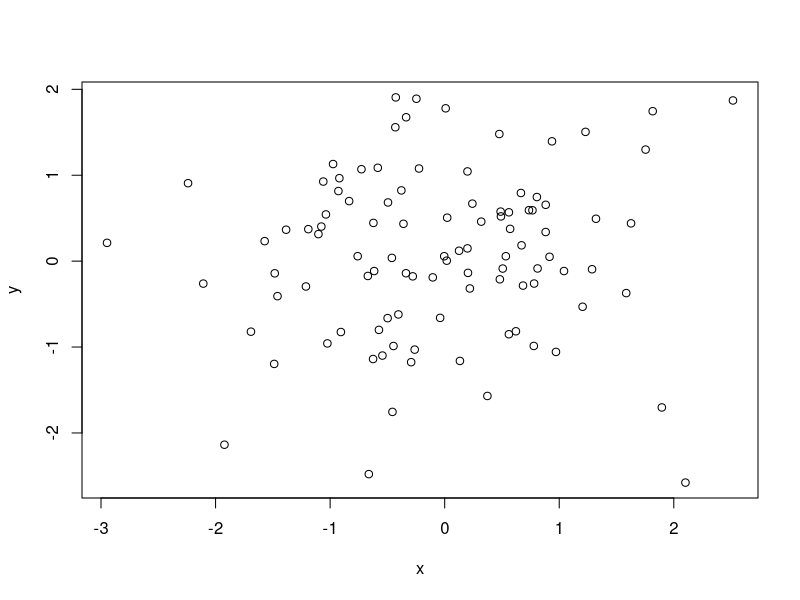
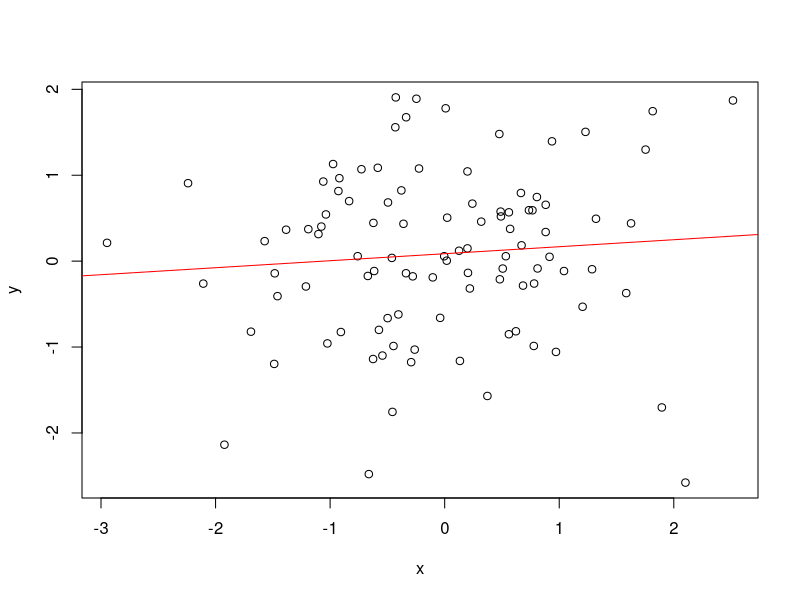

Write R code to recreate these figures, in order.
## ---- chunk 1
library(ggplot2)
filter <- dplyr::filter
knitr::opts_chunk$set(warning=FALSE, message=FALSE, fig.width=10.5, fig.height=4, 
  comment=NA, rows.print=16)
#theme_set(theme_gray(base_size = 24))
## ---- chunk 2
x <- rnorm(100)
y <- rnorm(100)
m <- mean(x)
m
## ---- chunk 3
plot(x = x, y = y)
## ---- chunk 4
mod <- lm(y ~ x, data = data.frame(x, y))
plot(x = x, y = y)
abline(mod, col = "red")
